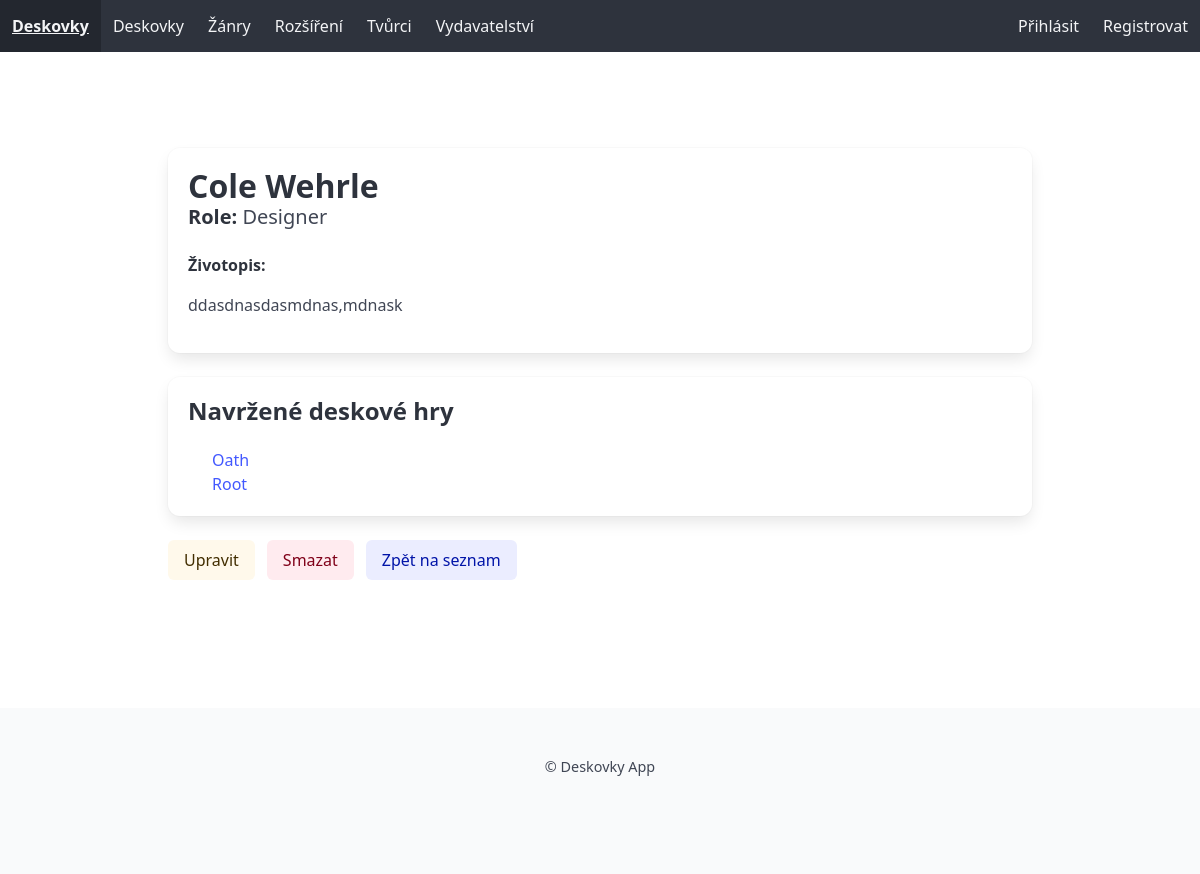
The app's page /tvurci/1/ with its own data.
### library/models.py (models this page shows, shortened)
class Tvurci(models.Model):
    ROLE_CHOICES = [
        ('designer', 'Designer'),
        ('illustrator', 'Ilustrátor'),
    ]
    Jmeno = models.CharField(max_length=80, verbose_name='Jméno tvůrce', help_text='Zadejte jméno tvůrce')
    Prijmeni = models.CharField(max_length=80, verbose_name='Příjmení tvůrce', help_text='Zadejte příjmení tvůrce')
    role = models.CharField(max_length=20, choices=ROLE_CHOICES, verbose_name='Role',blank=True, null=True, help_text='Vyberte roli tvůrce')
    zivotopis = models.TextField(verbose_name='Životopis', help_text='Zadejte životopis tvůrce', blank=True, null=True)
    fotografie = models.ImageField(upload_to='tvurci', null=True, blank=True, verbose_name='Fotografie')
    class Meta:
        verbose_name = 'Tvůrce'
        verbose_name_plural = 'Tvůrci'

class Deskovka(models.Model):
    nazev = models.CharField(max_length=80, verbose_name="Jméno deskové hry", help_text="Zadejte jméno deskové hry", default='',
            error_messages={'blank':'Jméno deskové hry musí být vyplněno'})
    alt = models.CharField(max_length=80, verbose_name="Alternativní jméno deskové hry", help_text="Zadejte alternativní jméno deskové hry",default='',blank=True, null=True,)
    zanry = models.ManyToManyField('Zanr',related_name='deskovky',verbose_name='Žánry deskové hry',help_text='Vyberte jeden nebo více žánrů',blank=True)
    designer = models.ManyToManyField('Tvurci', related_name='deskovky', verbose_name='Tvůrci deskové hry', help_text='Vyberte jednoho nebo více tvůrců', blank=True)
    vydavatelstvi = models.ManyToManyField('Vydavatelstvi', related_name='deskovky',verbose_name='Vydavatelství', help_text='Vyberte jméno vydavatelství deskové hry', blank=True)
    vydani = models.IntegerField(blank=True,null=True, verbose_name='Datum vydání')
    minvek = models.IntegerField(verbose_name='Minimální věk', help_text='Zadejte minimální věk', validators=[MinValueValidator(0), MaxValueValidator(99)],default=0)
    cas = models.IntegerField(verbose_name='Délka hry', help_text='Zadejte délku hry v minutách', validators=[MinValueValidator(0), MaxValueValidator(999)], default=0)
    min_hracu = models.IntegerField(verbose_name='Minimální počet hráčů', help_text='Zadejte minimální počet hráčů', validators=[MinValueValidator(1), MaxValueValidator(99)],default=1)
    max_hracu = models.IntegerField(verbose_name='Maximální počet hráčů', help_text='Zadejte maximální počet hráčů', validators=[MinValueValidator(1), MaxValueValidator(99)],default=1)
    KOMPLEXITA = [(0, ''), (1, '*'), (2, '**'), (3, '***'), (4, '****'), (5, '*****'), ]
    komplexita = models.PositiveIntegerField(choices=KOMPLEXITA, verbose_name="Komplexita hry", default=3)
    fotografie = models.ImageField(upload_to='deskovky',verbose_name='Fotografie',blank=True,null=True)
    popis = models.TextField(verbose_name='Popis', help_text='Zadejte popis deskové hry',blank=True, null=True)
    class Meta:
        verbose_name = 'Deskovka'
        verbose_name_plural = 'Deskovky'

### library/views.py (the view)
# urls.py: path('tvurci/<int:pk>/', views.tvurci_detail, name='tvurci_detail'),
def tvurci_detail(request, pk):
    tvurce = get_object_or_404(Tvurci, pk=pk)
    return render(request, 'tvurci/tvurci_detail.html', {'tvurce': tvurce})

### library/templates/tvurci/tvurci_detail.html (shortened to what this page needs)
{% extends 'base.html' %}
{% block content %}
<section class="section">
  <div class="container">
    <div class="box">
      <div class="columns">
        <div class="column">
          <h1 class="title is-3">{{ tvurce.Jmeno }} {{ tvurce.Prijmeni }}</h1>
          <p class="subtitle is-5"><strong>Role:</strong> {{ tvurce.get_role_display }}</p>
          {% if tvurce.zivotopis %}
          <div class="content">
            <p><strong>Životopis:</strong></p>
            <p>{{ tvurce.zivotopis|linebreaks }}</p>
          </div>
          {% endif %}
        </div>
      </div>
    </div>
    <div class="box">
      {% if tvurce.deskovky.all %}
        <h2 class="title is-4">Navržené deskové hry</h2>
        <ul>
          {% for hra in tvurce.deskovky.all %}
            <li><a class="has-text-link" href="{% url 'deskovka_detail' hra.pk %}">{{ hra.nazev }}</a></li>
          {% endfor %}
        </ul>
      {% else %}
        <p class="has-text-grey">Tento tvůrce zatím nenavrhl žádné deskové hry.</p>
      {% endif %}
    </div>
    <div class="buttons">
      <a class="button is-warning is-light" href="{% url 'tvurci_update' tvurce.pk %}">Upravit</a>
      <a class="button is-danger is-light" href="{% url 'tvurci_delete' tvurce.pk %}">Smazat</a>
      <a class="button is-link is-light" href="{% url 'tvurci_list' %}">Zpět na seznam</a>
    </div>
  </div>
</section>
{% endblock %}

### library/static/css/style.css (style rules this page uses)
body { font-family: 'Segoe UI', 'Roboto', sans-serif;; margin: 0; padding: 0; }
ul { padding-left: 1.5rem; }

### records on screen
Tvurci: Jmeno "Cole", Prijmeni "Wehrle", role "Designer", zivotopis "ddasdnasdasmdnas,mdnask"
Deskovka: nazev "Oath"
Deskovka: nazev "Root"
